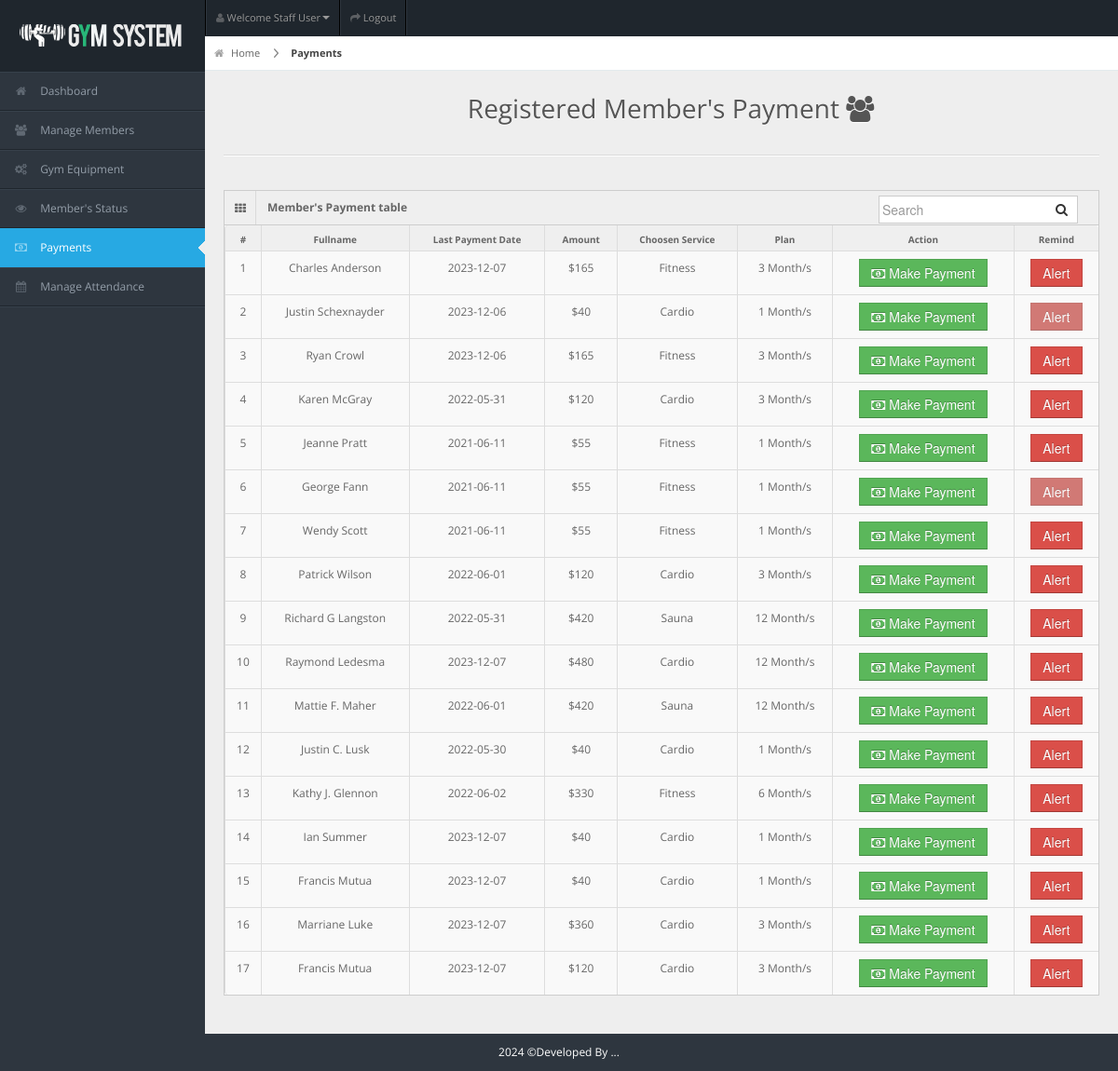
Screenshot of /staff/staff-pages/payment.php (signed in) with the database file from the repository.
### tables this page shows
CREATE TABLE `members` (
  `user_id` int(11) NOT NULL,
  `fullname` varchar(20) NOT NULL,
  `username` varchar(20) NOT NULL,
  `password` varchar(100) NOT NULL,
  `gender` varchar(20) NOT NULL,
  `dor` date NOT NULL,
  `services` varchar(50) NOT NULL,
  `amount` int(11) NOT NULL,
  `paid_date` date NOT NULL,
  `p_year` int(11) NOT NULL,
  `plan` varchar(100) NOT NULL,
  `address` varchar(20) NOT NULL,
  `contact` varchar(10) NOT NULL,
  `status` varchar(20) NOT NULL DEFAULT 'Active',
  `attendance_count` int(11) DEFAULT 0,
  `ini_weight` int(11) NOT NULL DEFAULT 0,
  `curr_weight` int(11) NOT NULL DEFAULT 0,
  `ini_bodytype` varchar(50) DEFAULT '',
  `curr_bodytype` varchar(50) DEFAULT '',
  `progress_date` date DEFAULT NULL,
  `reminder` int(11) NOT NULL DEFAULT 0
);

### staff/staff-pages/payment.php (the view, shortened to what this page needs)
<!DOCTYPE html>
<html lang="en">
<head>
<link rel="stylesheet" href="../css/bootstrap.min.css" />
<link rel="stylesheet" href="../css/bootstrap-responsive.min.css" />
<link rel="stylesheet" href="../css/fullcalendar.css" />
<link rel="stylesheet" href="../css/matrix-style.css" />
<link rel="stylesheet" href="../css/matrix-media.css" />
<link href="../font-awesome/css/font-awesome.css" rel="stylesheet" />
<link rel="stylesheet" href="../css/jquery.gritter.css" />
</head>
<body>
<div id="header">
  <h1><a href="dashboard.html">Gym</a></h1>
</div>
<?php include '../includes/header.php'?>
<?php $page="payment"; include '../includes/sidebar.php'?>
<div id="content">
  <div id="content-header">
    <div id="breadcrumb"> <a href="index.php" title="Go to Home" class="tip-bottom"><i class="icon-home"></i> Home</a> <a href="payment.php" class="current">Payments</a> </div>
    <h1 class="text-center">Registered Member's Payment <i class="icon icon-group"></i></h1>
  </div>
  <div class="container-fluid">
    <hr>
    <div class="row-fluid">
      <div class="span12">
      <div class='widget-box'>
          <div class='widget-title'> <span class='icon'> <i class='icon-th'></i> </span>
            <h5>Member's Payment table</h5>
            <form id="custom-search-form" role="search" method="POST" action="search-result.php" class="form-search form-horizontal pull-right">
                <div class="input-append span12">
                    <input type="text" class="search-query" placeholder="Search" name="search" required>
                    <button type="submit" class="btn"><i class="icon-search"></i></button>
                </div>
            </form>
          </div>
          <div class='widget-content nopadding'>
          <?php
$qry="SELECT * FROM members";
$cnt = 1;
  $result=mysqli_query($conn,$qry);
    echo"<table class='table table-bordered data-table table-hover'>
        <thead>
          <tr>
            <th>#</th>
            <th>Fullname</th>
            <th>Last Payment Date</th>
            <th>Amount</th>
            <th>Choosen Service</th>
            <th>Plan</th>
            <th>Action</th>
            <th>Remind</th>
          </tr>
        </thead>";
      while($row=mysqli_fetch_array($result)){ ?>
      <tbody>
          <td><div class='text-center'><?php echo $cnt;?></div></td>
          <td><div class='text-center'><?php echo $row['fullname']?></div></td>
          <td><div class='text-center'><?php echo($row['paid_date'] == 0 ? "New Member" : $row['paid_date'])?></div></td>
          <td><div class='text-center'><?php echo '$'.$row['amount']?></div></td>
          <td><div class='text-center'><?php echo $row['services']?></div></td>
          <td><div class='text-center'><?php echo $row['plan']." Month/s"?></div></td>
          <td><div class='text-center'><a href='user-payment.php?id=<?php echo $row['user_id']?>'><button class='btn btn-success btn'><i class='icon icon-money'></i> Make Payment</button></a></div></td>
          <td><div class='text-center'><a href='sendReminder.php?id=<?php echo $row['user_id']?>'><button class='btn btn-danger btn' <?php echo($row['reminder'] == 1 ? "disabled" : "")?>>Alert</button></a></div></td>
        </tbody>
    <?php $cnt++; }
      ?>
            </table>
          </div>
        </div>
      </div>
    </div>
  </div>
</div>
<div class="row-fluid">
  <div id="footer" class="span12"> <?php echo date("Y");?> &copy;Developed By ...</a> </div>
</div>
</body>
</html>

### staff/css/matrix-style.css (style rules this page uses)
* { outline: none !important; -moz-outline: none !important; }
html, body { height: 100%; }
body { overflow-x: hidden; margin-top: -10px; font-family: "Open Sans", sans-serif; font-size: 12px; color: #666; }
a { color: #666; }
select, textarea, input[type="text"], input[type="password"], input[type="datetime"], input[type="datetime-local"], input[type="date"], input[type="month"], input[type="time"], input[type="week"], input[type="number"], input[type="email"], input[type="url"], input[type="search"], input[type="tel"], input[type="color"], .uneditable-input, .label, .dropdown-menu, .btn, .well, .progress, .table-bordered, .btn-group > .btn:first-child, .btn-group > .btn:last-child, .btn-group > .btn:last-child, .btn-group > .dropdown-toggle, .alert { border-radius: 0px; }
.btn, textarea, input[type="text"], input[type="password"], input[type="datetime"], input[type="datetime-local"], input[type="date"], input[type="month"], input[type="time"], input[type="week"], input[type="number"], input[type="email"], input[type="url"], input[type="search"], input[type="tel"], input[type="color"], .uneditable-input { box-shadow: none; }
.progress, .progress-success .bar, .progress .bar-success, .progress-warning .bar, .progress .bar-warning, .progress-danger .bar, .progress .bar-danger, .progress-info .bar, .progress .bar-info, .btn, .btn-primary { background-image: none; }
#footer { padding: 10px; text-align: center; }
hr { border-top-color: #dadada; }
#header { height: 77px; position: relative; width: 100%; z-index: -9; }
#header h1 { background: url("../img/icontest3.png") no-repeat scroll 0 0 transparent; height: 31px; left: 20px; line-height: 600px; overflow: hidden; position: relative; top: 26px; width: 191px; }
#header h1 a { display: block; }
#content { background: none repeat scroll 0 0 #eeeeee; margin-left: 220px; margin-right: 0; padding-bottom: 25px; position: relative; min-height: 100%; width: auto; }
#content-header { position: abslute; width: 100%; margin-top: -38px; z-index: 20; }
#content-header h1 { color: #555555; font-size: 28px; font-weight: normal; float: none; text-shadow: 0 1px 0 #ffffff; margin-left: 20px; position: relative; }
#content-header h1, #content-header .btn-group { margin-top: 20px; }
#breadcrumb { background-color: #fff; border-bottom: 1px solid #e3ebed; }
#breadcrumb a { padding: 8px 20px 8px 10px; display: inline-block; background-image: url("../img/breadcrumb.png"); background-position: center right; background-repeat: no-repeat; font-size: 11px; color: #666666; }
#breadcrumb a:last-child { background-image: none; }
#breadcrumb a.current { font-weight: bold; color: #444444; }
#breadcrumb a i { margin-right: 5px; opacity: 0.6; }
.widget-box { background: none repeat scroll 0 0 #f9f9f9; border-left: 1px solid #cdcdcd; border-top: 1px solid #cdcdcd; border-right: 1px solid #cdcdcd; clear: both; margin-top: 16px; margin-bottom: 16px; position: relative; }
.widget-title, .modal-header, .table th, div.dataTables_wrapper .ui-widget-header { background: #efefef; border-bottom: 1px solid #cdcdcd; height: 36px; }
.widget-title span.icon { padding: 9px 10px 7px 11px; float: left; border-right: 1px solid #dadada; }
.widget-title h5 { color: #666; float: left; font-size: 12px; font-weight: bold; padding: 12px; line-height: 12px; margin: 0; }
.widget-content { padding: 15px; border-bottom: 1px solid #cdcdcd; }
.table th { height: auto; font-size: 10px; padding: 5px 10px 2px; border-bottom: 0; text-align: center; color: #666666; }
.nopadding { padding: 0 !important; }
.nopadding .table { margin-bottom: 0; }
.nopadding .table-bordered { border: 0; }
form { margin-bottom: 0; }
.input-append .add-on:last-child, .input-append .btn:last-child { border-radius: 0px; padding: 6px 5px 2px; }
.input-prepend input, .input-append input, .input-prepend input[class*="span"], .input-append input[class*="span"] { width: none; }
.input-append input, .input-append select, .input-prepend span, .input-prepend input { border-radius: 0px !important; }

### staff/css/matrix-media.css (style rules this page uses)
body { background:#2E363F; }
#header { background-color: #1f262d; margin-top:10px; }

### rows the page displays
members: fullname "Charles Anderson", paid_date "2023-12-07", amount "165", services "Fitness", plan "3"
members: fullname "Justin Schexnayder", paid_date "2023-12-06", amount "40", services "Cardio", plan "1"
members: fullname "Ryan Crowl", paid_date "2023-12-06", amount "165", services "Fitness", plan "3"
members: fullname "Karen McGray", paid_date "2022-05-31", amount "120", services "Cardio", plan "3"
members: fullname "Jeanne Pratt", paid_date "2021-06-11", amount "55", services "Fitness", plan "1"
members: fullname "George Fann", paid_date "2021-06-11", amount "55", services "Fitness", plan "1"
members: fullname "Wendy Scott", paid_date "2021-06-11", amount "55", services "Fitness", plan "1"
members: fullname "Patrick Wilson", paid_date "2022-06-01", amount "120", services "Cardio", plan "3"
members: fullname "Richard G Langston", paid_date "2022-05-31", amount "420", services "Sauna", plan "12"
members: fullname "Raymond Ledesma", paid_date "2023-12-07", amount "480", services "Cardio", plan "12"
members: fullname "Mattie F. Maher", paid_date "2022-06-01", amount "420", services "Sauna", plan "12"
members: fullname "Justin C. Lusk", paid_date "2022-05-30", amount "40", services "Cardio", plan "1"
members: fullname "Kathy J. Glennon", paid_date "2022-06-02", amount "330", services "Fitness", plan "6"
members: fullname "Ian Summer", paid_date "2023-12-07", amount "40", services "Cardio", plan "1"
members: fullname "Francis Mutua", paid_date "2023-12-07", amount "40", services "Cardio", plan "1"
members: fullname "Marriane Luke", paid_date "2023-12-07", amount "360", services "Cardio", plan "3"
members: fullname "Francis Mutua", paid_date "2023-12-07", amount "120", services "Cardio", plan "3"
